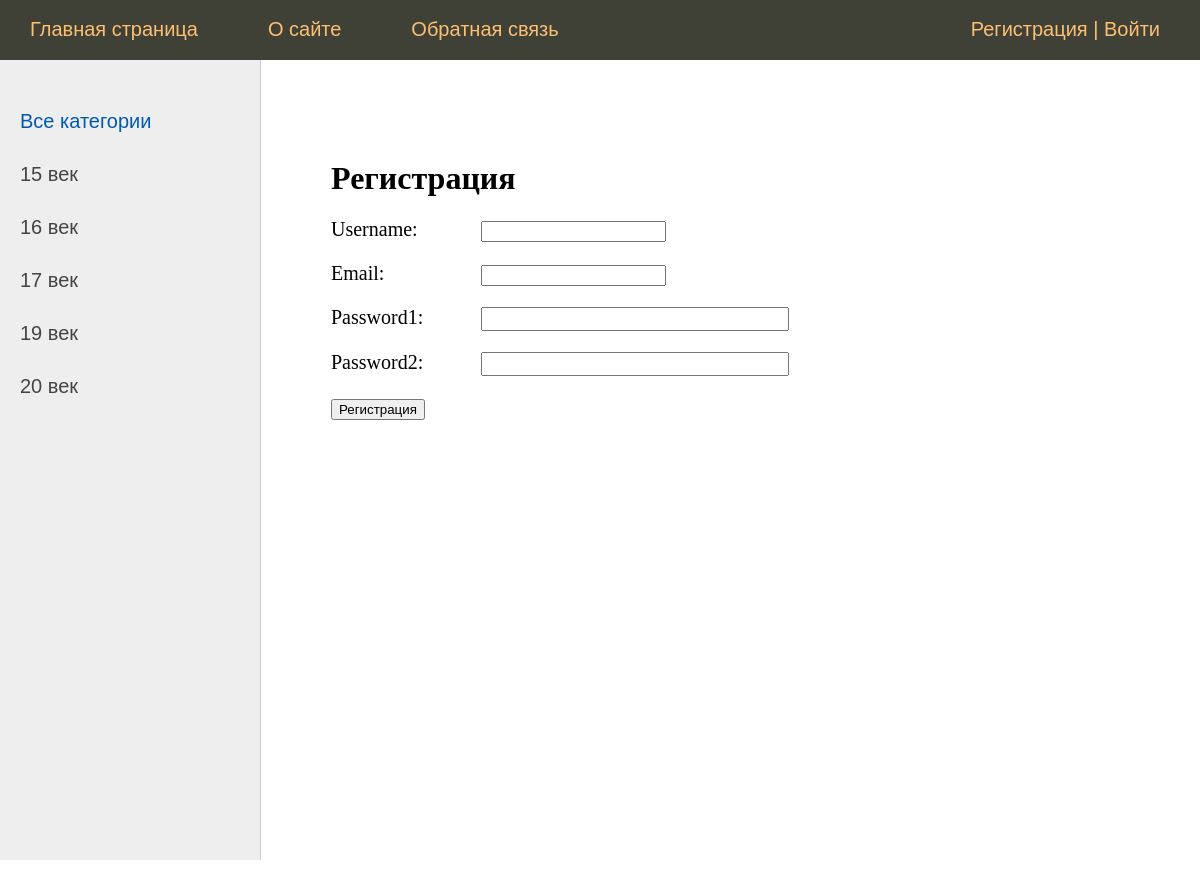
Screenshot of /register/ with the database file from the repository.
### exponats/models.py (models this page shows, shortened)
class Category(models.Model):
    name = models.CharField(max_length=100, db_index=True)
    slug = models.SlugField(max_length=255, unique=True, db_index=True, verbose_name="URL")
    def get_absolute_url(self):
        return reverse('category', kwargs={'cat_slug': self.slug})

### exponats/views.py (the view, shortened to what this page needs)
# urls.py: path('register/', RegisterUser.as_view(), name='register'),
class RegisterUser(DataMixin, CreateView):
    form_class = RegisterUserForm
    template_name = 'exponats/register.html'
    success_url = reverse_lazy('login')
    def get_context_data(self, *, object_list=None, **kwargs):
        context = super().get_context_data(**kwargs)
        c_def = self.get_user_context(title="Регистрация")
        return dict(list(context.items()) + list(c_def.items()))

### exponats/forms.py
class RegisterUserForm(UserCreationForm):
    username = forms.CharField()
    email = forms.EmailField()
    password1 = forms.CharField(widget=forms.PasswordInput(attrs={'class': 'form-input'}))
    password2 = forms.CharField(widget=forms.PasswordInput(attrs={'class': 'form-input'}))
    class Meta:
        model = User
        fields = ('username', 'email', 'password1', 'password2')

### exponats/utils.py (called while the page is built)
    def get_user_context(self, **kwargs):
        context = kwargs
        cats = Category.objects.annotate(Count('exponat'))
        user_menu = menu.copy()
        if not self.request.user.is_authenticated:
            user_menu.pop(1)
        context['menu'] = user_menu
        context['cats'] = cats
        if 'cat_selected' not in context:
            context['cat_selected'] = 0
        return context

### exponats/templates/exponats/register.html (shortened to what this page needs)
{% extends 'exponats/base.html' %}
{% block content %}
<h1>{{title}}</h1>
<form method="post">
{% for f in form %}
<p><label class="form-label" for="{{ f.id_for_label }}">{{f.label}}: </label>{{ f }}</p>
{% endfor %}
    <button type="submit">Регистрация</button>
</form>
{% endblock %}

### exponats/templates/exponats/base.html (shortened to what this page needs)
{% load static %}
{% load exponat_tags %}
<!DOCTYPE html>
<html>
<head>
	<link type="text/css" href="{% static 'exponats/css/style.css' %}" rel="stylesheet" />
</head>
<body>
<table class="table-page" border=0 cellpadding="0" cellspacing="0">
<tr><td valign=top>
{% block mainmenu %}
		<div class="header">
			<ul id="mainmenu" class="mainmenu">
				<li ><a href="{% url 'home' %}">Главная страница<div ></div></a></li>
{% for m in menu %}
			<li><a href="{% url m.url_name %}">{{m.title}}</a></li>
{% endfor %}
				{% if request.user.is_authenticated %}
				<li class="last"> {{user.username}} | <a href="{% url 'logout' %}">Выйти</a></li>
				{% else %}
				<li class="last"><a href="{% url 'register' %}">Регистрация</a> | <a href="{% url 'login' %}">Войти</a></li>
				{% endif %}
			</ul>
		</div>
{% endblock mainmenu %}
<table class="table-content" border=0 cellpadding="0" cellspacing="0">
<tr>
	<td valign="top" class="left-chapters">
	<ul id="leftchapters">
{% if cat_selected == 0 %}
		<li class="selected">Все категории</li>
{% else %}
		<li><a href="{% url 'home' %}">Все категории</a></li>
{% endif %}
{% for c in cats %}
{% if c.exponat__count > 0 %}
		{% if c.pk == cat_selected %}
		<li class="selected">{{c.name}}</li>
	{% else %}
		<li><a href="{{ c.get_absolute_url }}">{{c.name}}</a></li>
	{% endif %}
{% endif %}
{% endfor %}
<td valign="top" class="content">
	<div class="content-text">
{% block content %}
{% endblock %}
	</div>
</body>
</html>

### exponats/static/exponats/css/style.css (style rules this page uses)
html, body { font-family: 'Arial'; margin: 0; padding: 0; height: 100%; width: 100%; color: #444; }
a { color: #0059b2; text-decoration: none; }
.table-page { width: 100%; height: 100%; vertical-align: top; }
.table-page tr { height: 100%; }
.header { background: #3F4137; height: 60px; }
ul.mainmenu { list-style: none; margin: 0; padding: 0; height: 60px; color: #fdc073; font-size: 20px; overflow: hidden; }
ul.mainmenu li { float: left; margin: 18px 40px 0 30px; }
ul.mainmenu li.last { float: right; }
ul.mainmenu li a { color: #fdc073; text-decoration: none; }
.table-content { width: 100%; min-height: 100%; height: 100%; }
.left-chapters { margin: 0; background: #eee; border-right: 1px solid #ccc; min-height: 100%; }
.left-chapters ul { width: 230px; min-height: 100%; margin: 0; padding: 20px 10px 10px 20px; list-style: none; font-size: 20px; }
.left-chapters ul li { margin: 30px 0 0 0; color: #999; }
.left-chapters ul li.selected { color: #0059b2; }
.left-chapters ul li a { color: #444; text-decoration: none; }
.content { padding: 40px 20px 20px 40px; width: 100%; box-sizing: border-box; }
.content-text { margin: 60px 0 0 30px; color: #000; font-size: 20px; font-family: Yandex Sans Display Light; }
.content-text h1 { font-size: 32px; }
.form-input { width: 300px; font-size: 16px; }
.form-label { display: inline-block; min-width: 150px; vertical-align: top; }

### rows the page displays
Category: name "15 век"
Category: name "16 век"
Category: name "17 век"
Category: name "19 век"
Category: name "20 век"

### other values shown
{{ m.title }} "О сайте" "Обратная связь"
{{ title }} "Регистрация"
{{ f.label }} "Username" "Email" "Password1" "Password2"
